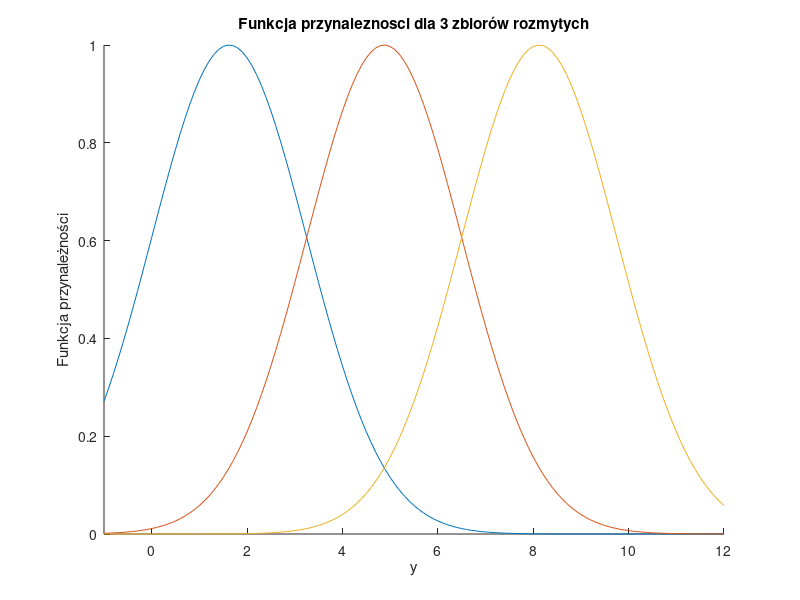

The MATLAB script that drew this image: (Note: this script raises an error after producing the figure.)
clear all; clc

draw = true;
sa = false;


%% Inicjalizacja zmienych

T = 0.5; %Czas próbkowania
t_sym = 300; %Czas symulacji (w sekundach)

kp = 150; %Krok początkowy startu symulacji
kk = 650; %Krok końcowy

Upp = 0;
Ypp = 0;

err = 0;

Umin = -1;
Umax = 1;

U(1:kp,1) = Upp;
Y(1:kp,1) = Ypp;
e(1:kp) = 0;

%% Zmiana wartości zadanej
y_zad(1:kp) = 0;
y_zad(kp:350) = 10;
y_zad(350:kk-100) = 5;
y_zad(kk-100:kk) = -0.25;


%% Prametry fukncji przyneleznosci
il = 3; %Ilosc regualtorów
% w = zeros(il,kk);

y_max = 12;
y_min = -1;

d = (y_max-y_min)/(il+1); %szerokości funkcji przynależnośći
spread = d/2;

%Wybranie punktu pracy
yr0 = ones(1,il);
yr0(1) = d/2;
    for i = 2:il-1
        yr0(i) = yr0(i-1) + d;
    end
yr0(il) = yr0(il-1) + d;

%% Rysowanie funkcji przyneleżności
if draw
    y = (y_min:0.1:y_max)';
    figure
    hold on
    %Plotter funkcji przynaleznosci
    for i = 1:il
        if i == 1
            plot(y,gaussmf(y,[spread, yr0(1)]));
        elseif i == il
            plot(y,gaussmf(y,[spread, yr0(i)]));
        else
            plot(y,gaussmf(y,[spread, yr0(i)]));        
        end
    end
    xlim([-1 12])
    xlabel("y"); ylabel("Funkcja przynależności");
    title(sprintf("Funkcja przynaleznosci dla %i zbiorów rozmytych",il))
    if sa
        print(sprintf('funkcja_przynelznosci_%i.png',il_fun),'-dpng','-r400')
    end
    hold off
end

%% Parametry Regulatora 1

Kp1 = 0.7;
Ti1 = 0.2;
Td1 = 0.1;

r01 = Kp1*(1 + T/(2*Ti1) + Td1/T);
r11 = Kp1*(T/(2*Ti1) - (2*Td1)/T -1);
r21 = Kp1*Td1/T;

%% Parametry Regulatora 2

Kp2 = 1.1;
Ti2 = 0.5;
Td2 = 0.25;

r02 = Kp2*(1 + T/(2*Ti2) + Td2/T);
r12 = Kp2*(T/(2*Ti2) - (2*Td2)/T -1);
r22 = Kp2*Td2/T;

%% Parametry Regulatora 3

Kp3 = 1.4;
Ti3 = 0.5;
Td3 = 0.25;

r03 = Kp3*(1 + T/(2*Ti3) + Td3/T);
r13 = Kp3*(T/(2*Ti3) - (2*Td3)/T -1);
r23 = Kp3*Td3/T;



%% Symulacja obiektu

for k = kp:kk
    Y(k) = symulacja_obiektu1y_p3(U(k-5),U(k-6),Y(k-1),Y(k-2));
  
    for i = 1:il
        if i == 1
            w(1,k) = gaussmf(Y(k),[spread, yr0(1)]);
        elseif i == il
            w(il,k) = gaussmf(Y(k),[spread, yr0(il)]);
        else
            w(i,k) = gaussmf(Y(k),[spread, yr0(i)]);   
        end
    end
    
    
    e(k) = y_zad(k) - Y(k);

    %U1
    U_1 = U(k-1) + r01*e(k) + r11*e(k-1) + r21*e(k-2);

    %U2
    U_2 = U(k-1) + r02*e(k) + r12*e(k-1) + r22*e(k-2);

    %U3
    U_3 = U(k-1) + r03*e(k) + r13*e(k-1) + r23*e(k-2);
    
    
    U_now = (U_1 * w(1,k) + U_2 * w(2,k) + U_3 * w(3,k))/sum(w(:,k)*3);


    if U_now < -1
        U_now = 1;
    elseif U_now > 1
        U_now = 1;
    end
    
    
    U(k) = U_now;

    err = err + (y_zad(k) - Y(k))^2;

end

display(err)

figure;
stairs(1:kk,Y)
hold on
stairs(1:kk,y_zad,"--")
hold off
legend("y(k)","y_z_a_d(k)")
title("Rozmyty regulator PID, error = " + sum(err))
% exportgraphics(gca,'y_p_p.pdf')
